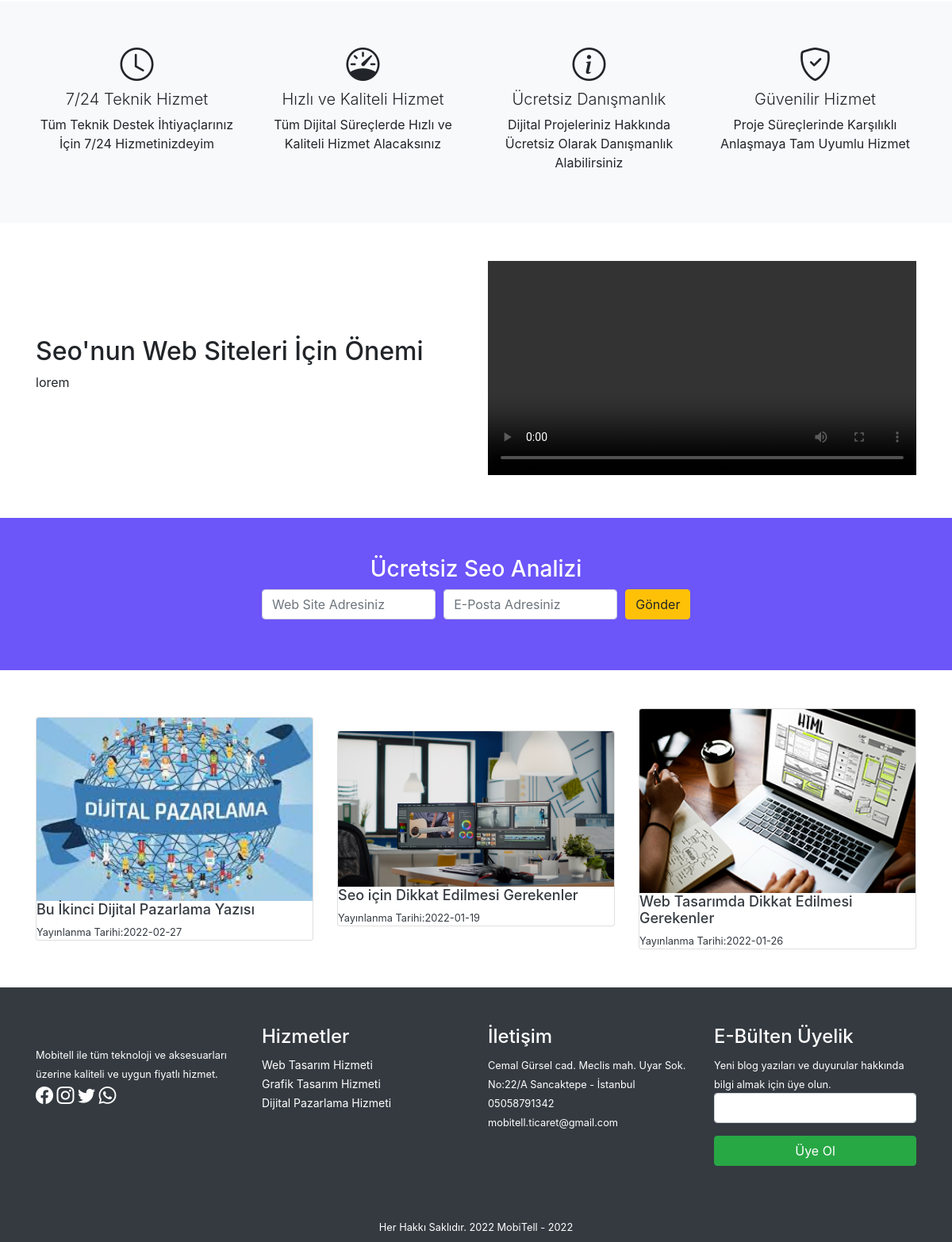
Before: / (lower part) with the older database file.
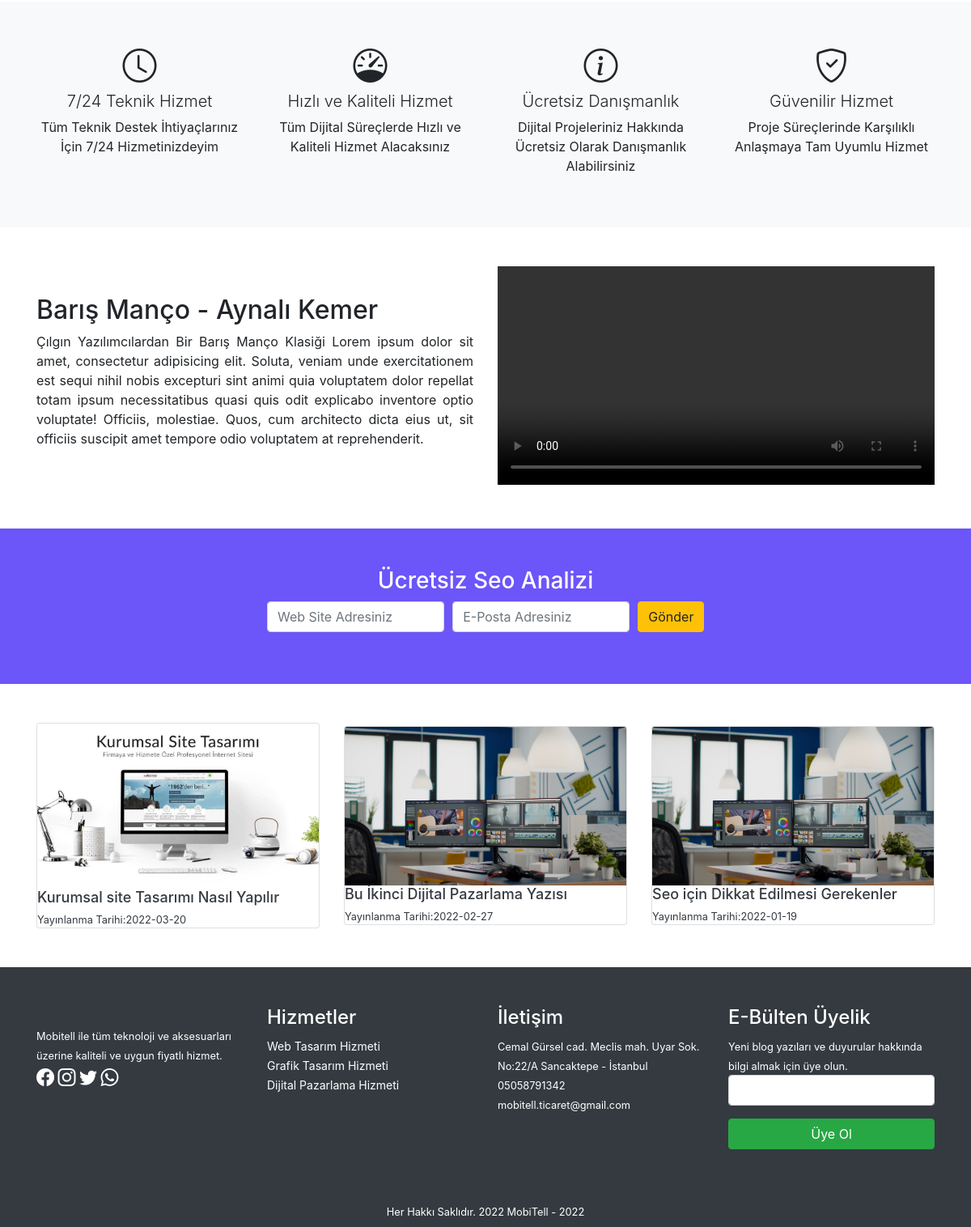
After: the same page with the newer database file.
### tables this page shows
CREATE TABLE IF NOT EXISTS `ozellikler` (
  `id` int(11) NOT NULL AUTO_INCREMENT,
  `baslik` varchar(50) NOT NULL,
  `icerik` varchar(150) NOT NULL,
  `ikon` varchar(50) NOT NULL,
  PRIMARY KEY (`id`)
);

CREATE TABLE IF NOT EXISTS `tanitim` (
  `id` int(11) NOT NULL AUTO_INCREMENT,
  `baslik` varchar(150) NOT NULL,
  `icerik` varchar(500) NOT NULL,
  `yayin` varchar(80) NOT NULL,
  PRIMARY KEY (`id`)
);

CREATE TABLE IF NOT EXISTS `yazilar` (
  `id` int(11) NOT NULL AUTO_INCREMENT,
  `foto` varchar(100) NOT NULL,
  `baslik` varchar(150) NOT NULL,
  `icerik` text NOT NULL,
  `meta` varchar(160) NOT NULL,
  `durum` varchar(11) NOT NULL,
  `kategori` varchar(50) NOT NULL,
  `seotitle` varchar(100) NOT NULL,
  `tarih` date NOT NULL,
  PRIMARY KEY (`id`)
);

CREATE TABLE IF NOT EXISTS `ayarlar` (
  `id` int(11) NOT NULL AUTO_INCREMENT,
  `adres` varchar(200) NOT NULL,
  `telefon` varchar(15) NOT NULL,
  `email` varchar(100) NOT NULL,
  `harita` text NOT NULL,
  `tanitim` text NOT NULL,
  `logo` varchar(100) NOT NULL,
  `blogbanner` varchar(100) NOT NULL,
  `iletisimbanner` varchar(100) NOT NULL,
  `facebook` varchar(100) NOT NULL,
  `instagram` varchar(100) NOT NULL,
  `twitter` varchar(100) NOT NULL,
  `whatsapp` varchar(200) NOT NULL,
  `analitik` text NOT NULL,
  `konsol` text NOT NULL,
  `pixel` text NOT NULL,
  `copy` varchar(100) NOT NULL,
  PRIMARY KEY (`id`)
);

CREATE TABLE IF NOT EXISTS `sayfalar` (
  `id` int(11) NOT NULL AUTO_INCREMENT,
  `baslik` varchar(60) NOT NULL,
  `icerik` text NOT NULL,
  `meta` varchar(160) NOT NULL,
  `foto` varchar(100) NOT NULL,
  `durum` varchar(11) NOT NULL,
  `fotoalt` varchar(60) NOT NULL,
  `seotitle` varchar(60) NOT NULL,
  `tarih` varchar(11) NOT NULL,
  `sayfaturu` varchar(15) NOT NULL,
  `kategori` varchar(30) NOT NULL,
  PRIMARY KEY (`id`)
);

### index.php (the view, shortened to what this page needs)
<?php require_once('header.php'); ?>
<section id="ozellikler" class="py-5 bg-light">
    <div class="container">
        <div class="row">
            <?php
            $sorgu_ozellik = $db->prepare('select * from ozellikler order by id asc limit 4');
            $sorgu_ozellik->execute();
            if ($sorgu_ozellik->rowCount()) {
                foreach ($sorgu_ozellik as $satir_ozellik) {
            ?>
                    <div class="col-md-3 text-center">
                        <span style="font-size:42px;"   text-danger"><?php echo $satir_ozellik['ikon']; ?></span>
                        <h3 class="lead"><?php echo $satir_ozellik['baslik']; ?></h3>
                        <p><?php echo $satir_ozellik['icerik']; ?></p>
                    </div>
            <?php
                }
            }
            ?>
        </div>
    </div>
</section>
<?php
$sorgu_tanitim = $db->prepare('select * from tanitim order by id desc limit 1');
$sorgu_tanitim -> execute();
$satir_tanitim = $sorgu_tanitim -> fetch();
?>
<section id="tanitim" class="py-5">
    <div class="container">
        <div class="row">
            <div class="col-md-6 my-auto">
                <h2><?php echo $satir_tanitim['baslik']; ?></h2>
                <p class="text-justify"><?php echo $satir_tanitim['icerik']; ?></p>
            </div>
            <div class="col-md-6">
                <video src="<?php echo substr($satir_tanitim['yayin'],3); ?>" controls class="w-100"></video>
            </div>
        </div>
    </div>
</section>
<section id="seoAnaliz" class="bg-purple py-5">
    <div class="container">
        <div class="row">
            <div class="col-6 mx-auto text-center">
                <h3 class="text-white">Ücretsiz Seo Analizi</h3>
                <form method="post" class="form-row">
                    <div class="col-5">
                        <div class="form-group">
                            <input type="text" name="webadres" class="form-control" placeholder="Web Site Adresiniz">
                        </div>
                    </div>
                    <div class="col-5">
                        <div class="form-group">
                            <input type="email" name="email" class="form-control" placeholder="E-Posta Adresiniz">
                        </div>
                    </div>
                    <div class="col-2">
                        <div class="form-group">
                            <button type="submit" class="btn btn-warning">Gönder</button>
                        </div>
                    </div>
                </form>
            </div>
        </div>
    </div>
</section>
<section id="indexBlog" class="py-5">
    <div class="container">
        <div class="row">
            <?php
                $sorgu_blog = $db -> prepare('select * from yazilar order by id desc limit 3');
                $sorgu_blog -> execute();
                if($sorgu_blog -> rowCount()){
                    foreach ($sorgu_blog as $satir_blog){
                        ?>
                            <div class="col-md-4 my-auto">
                                <a href="sample.php?id=<?php echo $satir_blog['id']; ?>" class="text-decoration-none text-dark">
                                    <div class="card">
                                        <img src="<?php echo substr($satir_blog['foto'],3); ?>" alt="<?php echo $satir_blog['meta']; ?>" class="card-img-top">
                                        <h3 style="font-size:18px"><?php echo $satir_blog['baslik']; ?></h3>
                                        <small>Yayınlanma Tarihi:<?php echo $satir_blog['tarih']; ?></small>
                                    </div>
                                </a>
                            </div>
                        <?php
                    }
                }
            ?>
        </div>
    </div>
</section>
<?php require_once('footer.php'); ?>

### header.php (shortened to what this page needs)
<?php require_once('baglan.php'); ?>
<?php
$sorgu = $db->prepare('select * from ayarlar order by id desc limit 1');
$sorgu->execute();
?>
<!doctype html>
<html lang="en">
<head>
  <link rel="stylesheet" href="css/bootstrap.css">
  <link rel="stylesheet" href="css/style.css">
</head>
<body>
                    <?php
                    $sorgu_hizmetmenu = $db->prepare("select * from sayfalar where sayfaturu = 'altsayfa' order by baslik asc");
                    $sorgu_hizmetmenu->execute();
                    ?>

### footer.php (shortened to what this page needs)
<footer id="footer" class="bg-dark text-white">
  <div class="container">
    <div class="row py-5">
      <div class="col-md-3">
        <img src="<?php echo substr($logo, 3); ?>" alt=""><br>
        <small><?php echo $satir['tanitim']; ?></small> <br>
        <a href="<?php echo $satir['facebook']; ?>" target="_blank" style="font-size:22px;"><i class="bi bi-facebook"></i></a>
        <a href="<?php echo $satir['instagram']; ?>" target="_blank" style="font-size:22px;"><i class="bi bi-instagram"></i></a>
        <a href="<?php echo $satir['twitter']; ?>" target="_blank" style="font-size:22px;"><i class="bi bi-twitter"></i></a>
        <a href="<?php echo $satir['whatsapp']; ?>" target="_blank" style="font-size:22px;"><i class="bi bi-whatsapp"></i></a>
      </div>
      <div class="col-md-3">
        <h4>Hizmetler</h4>
        <?php
        $sorgu2 = $db->prepare("select * from sayfalar where sayfaturu = 'altsayfa' order by baslik desc");
        $sorgu2->execute();
        if ($sorgu2->rowCount()) {
          foreach ($sorgu2 as $satir2) {
            echo '<a href="samplepage.php?id=' . $satir2['id'] . '" style="font-size:14px;">' . $satir2['baslik'] . '</a><br>';
          }
        }
        ?>
      </div>
      <div class="col-md-3">
        <h4>İletişim</h4>
        <small><?php echo $satir['adres']; ?></small> <br>
        <small><?php echo $satir['telefon']; ?></small> <br>
        <small><?php echo $satir['email']; ?></small>
      </div>
      <div class="col-md-3">
        <h4>E-Bülten Üyelik</h4>
        <small>Yeni blog yazıları ve duyurular hakkında bilgi almak için üye olun.</small>
        <form method="post">
          <div class="form-group">
            <input type="email" name="ebulten" class="form-control">
          </div>
          <div class="form-group">
            <button type="submit" class="btn btn-success w-100" name="uyeolbuton">Üye Ol</button>
          </div>
        </form>
      </div>
    </div>
    <div class="row pb-2">
      <div class="col-12 text-white text-center">
        <small>
          <?php echo $satir['copy'] . ' - ' . date('Y'); ?>
        </small>
      </div>
    </div>
  </div>
</footer>
</body>
</html>

### css/style.css (style rules this page uses)
.bg-purple { background-color: #6c55f9; }
#footer a { color: #fff; }

Changed rows visible on the page:
no longer on this page (row edited): yazilar: foto (picture), baslik "Web Tasarımda Dikkat Edilmesi Gerekenler", tarih "2022-01-26"
changed tanitim: baslik "Seo'nun Web Siteleri İçin Önemi" → "Barış Manço - Aynalı Kemer"; icerik "lorem" → "Çılgın Yazılımcılardan Bir Barış Manço Klasiği Lorem ipsum dolor sit amet, consectetur adipisicing elit. Soluta, veniam unde exercitationem est sequi nihil nobis excepturi sint animi quia voluptatem dolor repellat totam ipsum necessitatibus quasi quis odit explicabo inventore optio voluptate! Officiis, molestiae. Quos, cum architecto dicta eius ut, sit officiis suscipit amet tempore odio voluptatem at reprehenderit."
added yazilar: foto (picture), baslik "Kurumsal site Tasarımı Nasıl Yapılır", tarih "2022-03-20"
changed yazilar "Bu İkinci Dijital Pazarlama Yazısı": foto: a different picture
